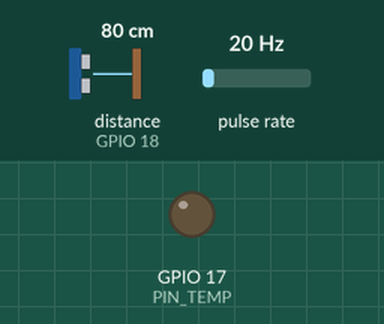
A sketch run on a simulated ESP32. Shown: output pins drawn as LEDs (lit = HIGH). Wiring (inferred from the names in the program): pulse sensor: data GPIO 34. The test bench sets the inputs (shaded band); at power-on: distance to the obstacle (sensor on GPIO 18) 80 cm, pulse rate 20 Hz. The echo pulse lasts 58.3 µs per cm; WiFi joins after 1.5 s; servers stay silent unless stated; no MQTT or app messages arrive unless stated; what the sketch prints to the serial monitor is not drawn.

Above: at 2.7 s.
2.8 s: distance to the obstacle (sensor on GPIO 18) set to 11 cm
4.3 s: distance to the obstacle (sensor on GPIO 18) set to 8 cm
At 5.1 s:
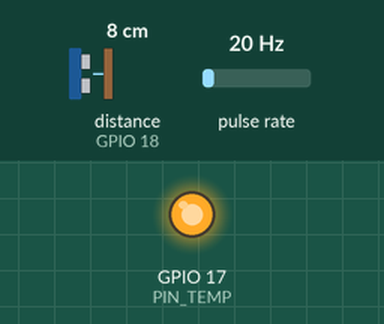
8.8 s: distance to the obstacle (sensor on GPIO 18) set to 45 cm
10.5 s: distance to the obstacle (sensor on GPIO 18) set to 53 cm
At 10.9 s:
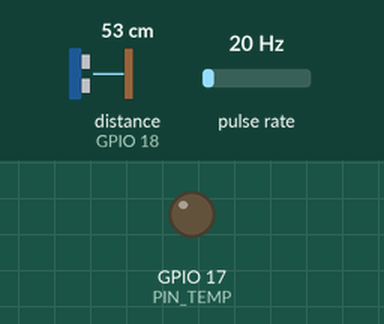
Timing chart, 0 to 13.0 s (numbered marks = the images above; inputs shaded):
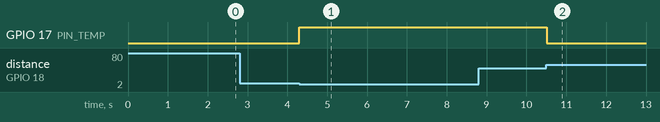

Measured:
- the behaviour switches between 10 and 9 cm on distance to the obstacle (sensor on GPIO 18) (found by bisection; images 0 and 1)
- the behaviour switches between 50 and 51 cm on distance to the obstacle (sensor on GPIO 18) (found by bisection; images 1 and 2)
- after the input at 2.8 s, every drawn part: stays the same
- after the input at 4.3 s, GPIO 17 (PIN_TEMP): LOW → HIGH at once
- after the input at 8.8 s, every drawn part: stays the same
- after the input at 10.5 s, GPIO 17 (PIN_TEMP): HIGH → LOW at once

The sketch:

final.ino
```cpp
#include <WiFi.h>
#include <PubSubClient.h>
#include <HCSR04.h>

// 超聲波感測器定義
#define CURRENT_TEMPERATURE 26.0
#define PIN_TRIG  16
#define PIN_ECHO  18
#define PIN_TEMP  17
#define PIN_BUZZER  26
#define DISTANCE_FAR  50  // 將距離閾值設置得遠一些
#define DISTANCE_NEAR 10   // cm

//水庫定義(ml)
unsigned int reservoir = 5000;
bool touch=0;
// 水流感測器定義
const int flowPin = 34;  // 流量感測器信號接腳
volatile int pulseCount;  // 中斷服務程序中會改變的變數
float flowRate;
unsigned long flowMilliLitres;
unsigned int totalMilliLitres;
unsigned long lastFlowRateCheck = 0;

// 創建超聲波距離感測器對象
UltraSonicDistanceSensor distanceSensor(PIN_TRIG, PIN_ECHO);
// WiFi AP ssid / password
static const char* ssid = "iot2.4g";  // Change this to your WiFi SSID
static const char* password = "12345678";  // Change this to your WiFi password

// MQTT Broker info
static char *server = "140.127.196.39";
int port = 18883;


// MQTT topics
#define TOPIC_INFO  "nine/info"
#define TOPIC_TOTL  "nine/total"
#define TOPIC_RESE  "nine/reservoir"
#define TOPIC_BTON  "nine/touch"

// MQTT Client info
static char *client_id = "nine_11";
const char* mqtt_user = "iot2024";
const char* mqtt_password = "isuCSIE2024#";
// Clients for MQTT
WiFiClient wifiClient;
PubSubClient client(wifiClient);

// 流量感測器中斷服務程序
void IRAM_ATTR pulseCounter() {
  pulseCount++;
}

void callback(char* topic, byte* payload, unsigned int length) {
  // 輸出收到的消息到串口終端
  Serial.print("Message arrived [");
  Serial.print(topic);
  Serial.print("] ");
  for (int i=0; i<length; i++) {
    Serial.print((char)payload[i]);
  }
  Serial.println();

  if(!strcmp(topic, TOPIC_BTON)){
     touch=1;
      }

}

void reconnect() {
  // 持續嘗試連接到MQTT broker，直到成功
  while (!client.connected()) {
    Serial.print("Attempting MQTT connection...");
    // 嘗試連接
    if (client.connect(client_id,mqtt_user,mqtt_password)) {
     // Serial.println("connected");
     client.subscribe(TOPIC_BTON);
      // 一旦連接，發布一個公告
      //client.publish(TOPIC_INFO, "sensor node ready ...");
    } else {
      Serial.print("failed, rc=");
      Serial.print(client.state());
      Serial.println(" try again in 5 seconds");
      // 等待5秒後重試
      delay(5000);
    }
  }
}

void setup() {
  // 初始化串行端口
  Serial.begin(115200);

  // 初始化超聲波感測器
  pinMode(PIN_TEMP, OUTPUT);

  // 設置水流感測器的引腳模式和中斷
  pinMode(flowPin, INPUT_PULLUP);
  attachInterrupt(digitalPinToInterrupt(flowPin), pulseCounter, FALLING);

  // 初始化WiFi
  WiFi.begin(ssid, password);
  while (WiFi.status() != WL_CONNECTED) {
    delay(500);
    Serial.print(".");
  }

  // 設置MQTT客戶端
  client.setServer(server, port); // 設置伺服器地址和端口
  client.setCallback(callback); // 設置回調函數

  // 初始化計時變量
  lastFlowRateCheck = millis();
}

void loop() {
  unsigned long current_time;

  // 檢查MQTT broker連接狀態
  // 如果斷開連接，重新連接到broker
  if (!client.connected()) {
    reconnect();
  }

  if ((millis() - lastFlowRateCheck) > 1000) {
    // 超聲波感測器功能
    double distance = distanceSensor.measureDistanceCm(CURRENT_TEMPERATURE);
    //Serial.print(distance);
    if (distance >= 0) {


      if (distance > DISTANCE_FAR) {
      digitalWrite(PIN_TEMP, LOW);
    } else if (distance < DISTANCE_NEAR) {
      digitalWrite(PIN_TEMP, HIGH);

      // 水流感測器功能
      detachInterrupt(digitalPinToInterrupt(flowPin));

      flowRate = (pulseCount /98)+11;

      totalMilliLitres += flowRate;

      unsigned int frac = (int(flowRate * 10) % 10);

      Serial.print("流量: ");
      Serial.print(int(flowRate));
      Serial.print(".");
      Serial.print(frac, DEC);
      Serial.print("L/min\t總流量: ");
      Serial.print(totalMilliLitres);
      Serial.println("mL");

      float temp = float(totalMilliLitres);
      Serial.print("總毫升數: ");
      Serial.println(temp);
      char buf[10];

      sprintf(buf, "%.2f", temp);
      client.publish(TOPIC_TOTL, buf);

      // 水庫-總流量=目前水量

      /*if (reservoir > 0 && reservoir <= 5000) */
        Serial.println("water");
        Serial.print("目前水庫水量: ");
        Serial.println(5000-temp);
        float dd=5000-temp;
        sprintf(buf, "%.2f", dd);
        client.publish(TOPIC_RESE, buf);
        if (touch){
          touch=0;
          totalMilliLitres=0;
          temp=totalMilliLitres;
          dd=5000;
          sprintf(buf, "%.2f", dd);
          client.publish(TOPIC_RESE, buf);
          sprintf(buf, "%.2f", temp);
          client.publish(TOPIC_TOTL, buf);

      }


      pulseCount = 0;
      attachInterrupt(digitalPinToInterrupt(flowPin), pulseCounter, FALLING);
      lastFlowRateCheck = millis();
     }
    }
  }
  // 保持MQTT處理
  client.loop();
}
```
